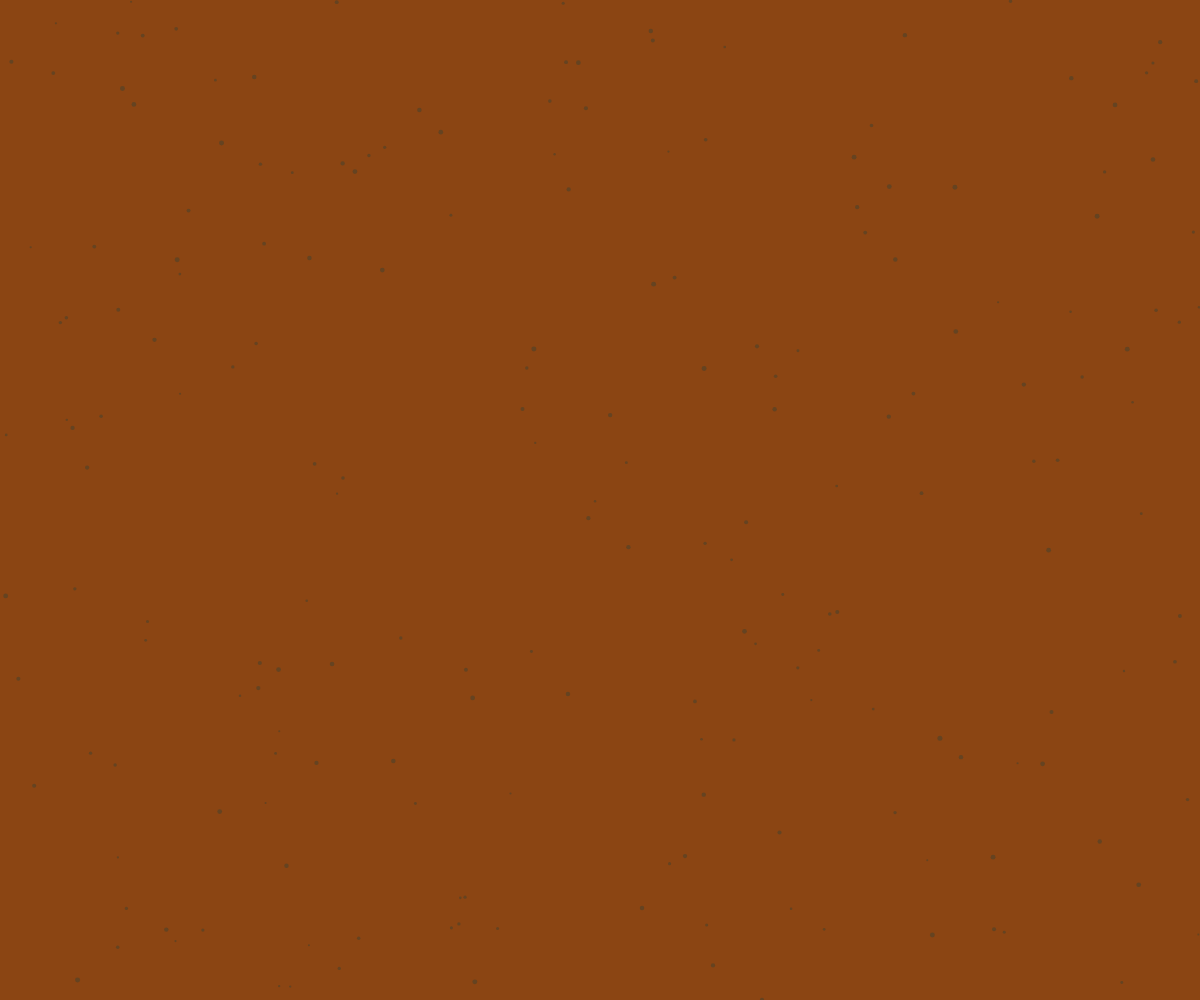
Frame 1 (no input)
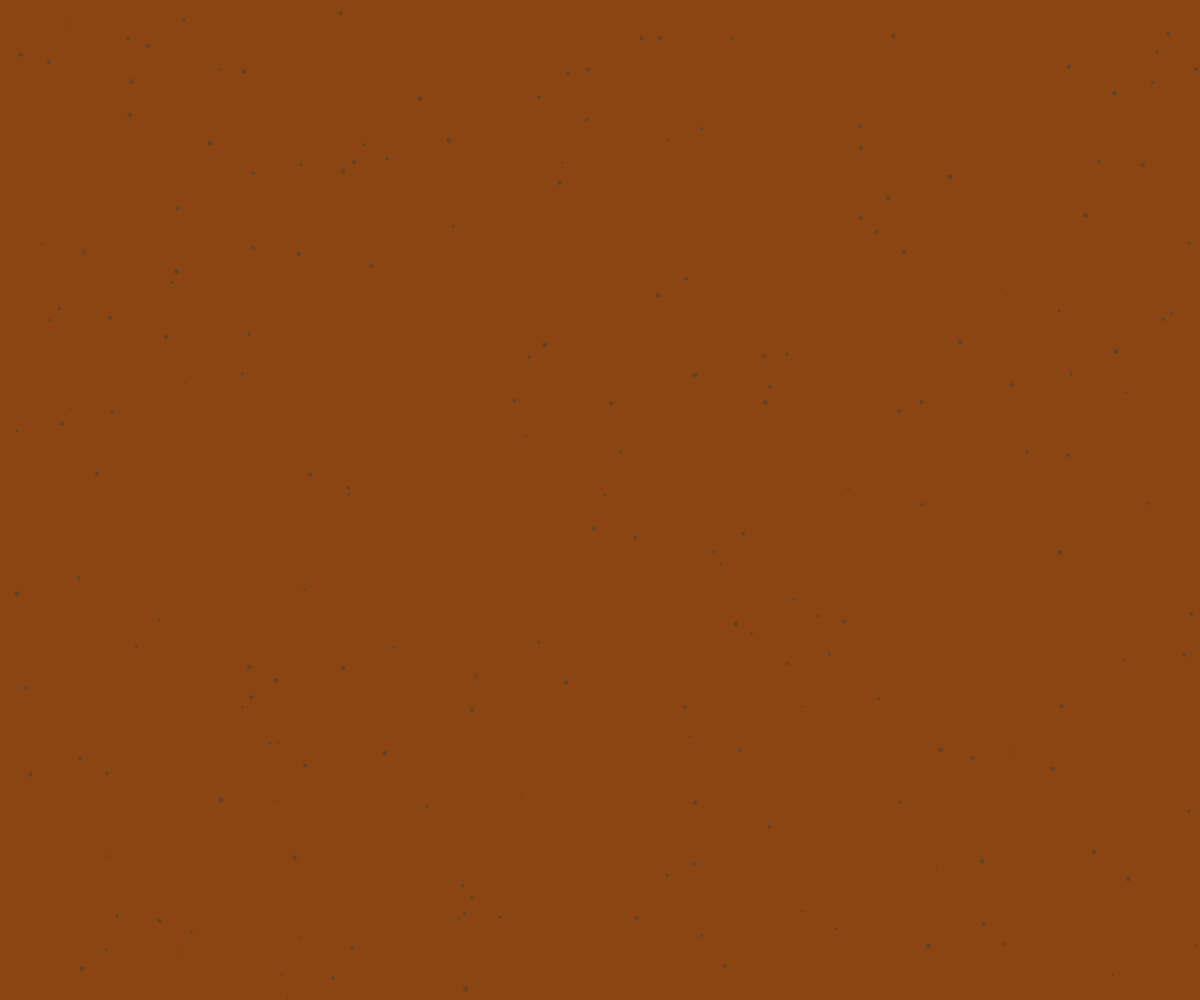
Frame 60 (no input)
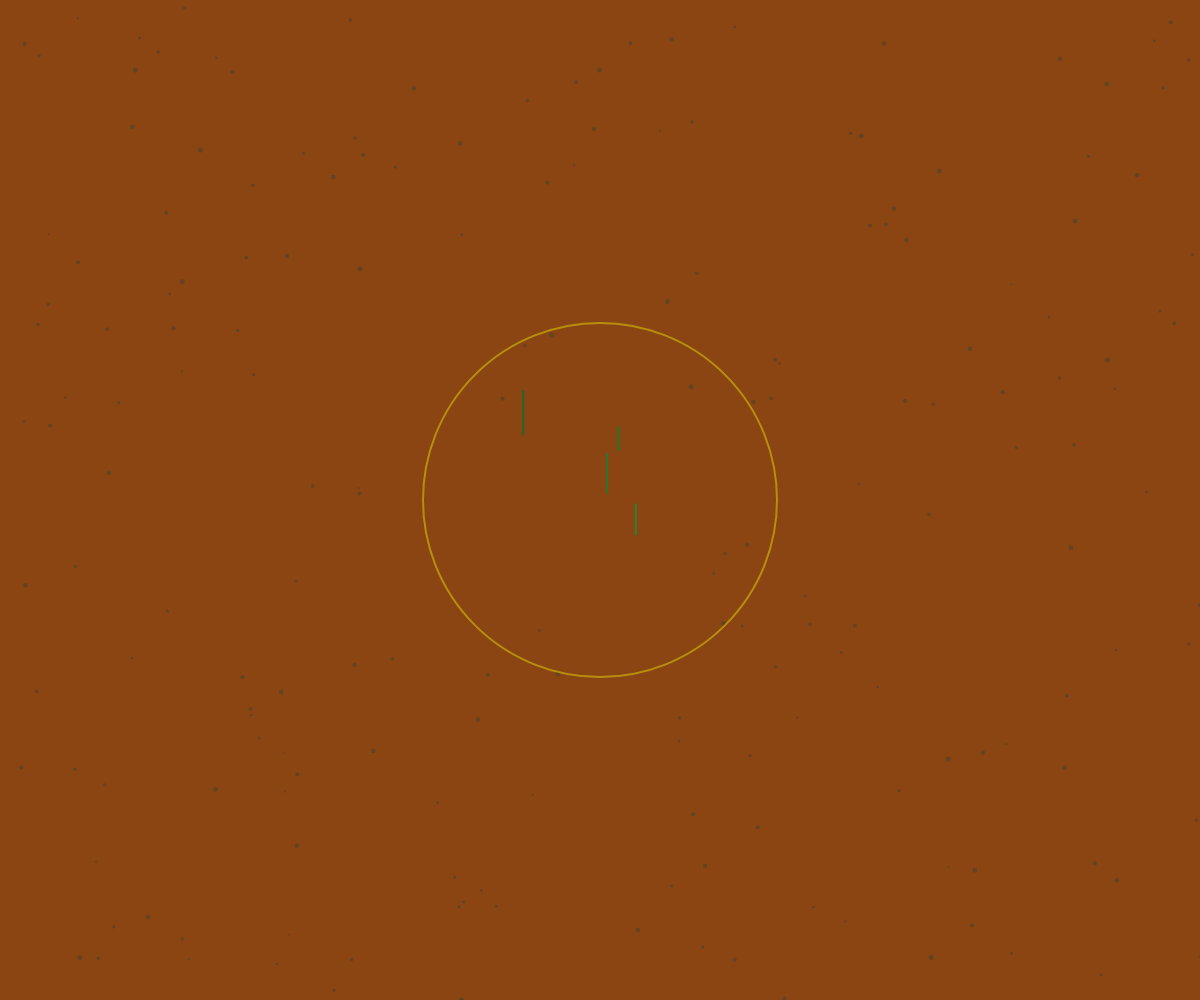
Frame 120 (the mouse pressed at the canvas centre since frame 60)

The p5.js sketch that drew these frames (run headless with seeded random() and noise() and a simulated clock; from frame 60 on, the mouse is pressed at the canvas centre):

// p5.js sketch
// ── sketch.js
let seeds = [];
let soilColor;
let greenSprouts = [];
let furrow = [];
let pulse = { x: 0, y: 0, radius: 0, active: false };
let time = 0;

function setup() {
  createCanvas(windowWidth, windowHeight);
  colorMode(RGB);

  // Create rich earth tones
  soilColor = color(139, 69, 19); // Brown

  // Generate initial seeds
  for (let i = 0; i < 200; i++) {
    seeds.push({
      x: random(width),
      y: random(height),
      size: random(2, 5),
      dormant: true,
      sprout: null,
      pulse: false,
      pulseRadius: 0
    });
  }
}

function draw() {
  background(soilColor);

  // Animate the field gently
  time += 0.01;
  for (let i = 0; i < seeds.length; i++) {
    let s = seeds[i];
    if (s.dormant) {
      // Slight movement to simulate wind or soil settling
      s.x += sin(time + i) * 0.2;
      s.y += cos(time + i) * 0.2;
    }
  }

  // Draw furrow if exists
  if (furrow.length > 1) {
    stroke(34, 139, 34); // Dark green for furrow
    strokeWeight(3);
    noFill();
    beginShape();
    for (let i = 0; i < furrow.length; i++) {
      vertex(furrow[i].x, furrow[i].y);
    }
    endShape();
  }

  // Draw seeds
  noStroke();
  fill(101, 67, 33); // Darker brown for seeds
  for (let i = 0; i < seeds.length; i++) {
    let s = seeds[i];
    if (s.dormant) {
      ellipse(s.x, s.y, s.size);
    }
  }

  // Draw sprouts that are growing
  for (let i = 0; i < greenSprouts.length; i++) {
    let g = greenSprouts[i];
    g.grow();
    if (g.isFinished()) {
      greenSprouts.splice(i, 1);
      i--;
    }
  }

  // Draw sprouts
  for (let i = 0; i < greenSprouts.length; i++) {
    greenSprouts[i].draw();
  }

  // Draw pulse if active
  if (pulse.active) {
    stroke(255, 255, 0, 100);
    noFill();
    ellipse(pulse.x, pulse.y, pulse.radius * 2);
    pulse.radius += 3;
    if (pulse.radius > 300) {
      pulse.active = false;
    }
  }

  // Update seeds with pulse
  for (let i = 0; i < seeds.length; i++) {
    let s = seeds[i];
    if (s.pulse && s.dormant) {
      s.pulseRadius += 2;
      if (s.pulseRadius > 30) {
        s.dormant = false;
        greenSprouts.push(new Sprout(s.x, s.y));
        s.pulse = false;
        s.pulseRadius = 0;
      }
    }
  }

  // Draw pulse effect on seeds
  for (let i = 0; i < seeds.length; i++) {
    let s = seeds[i];
    if (s.pulse && !s.dormant) {
      noStroke();
      fill(255, 255, 0, 100);
      ellipse(s.x, s.y, s.pulseRadius);
    }
  }
}

function mousePressed() {
  furrow = [];
  pulse.active = true;
  pulse.x = width / 2;
  pulse.y = height / 2;
  pulse.radius = 0;

  // Check if any seeds are under the click and start pulse
  for (let i = 0; i < seeds.length; i++) {
    let s = seeds[i];
    let d = dist(width / 2, height / 2, s.x, s.y);
    if (d < 100 && s.dormant) {
      s.pulse = true;
    }
  }
}

function mouseDragged() {
  // Add to furrow path
  furrow.push({x: mouseX, y: mouseY});

  // Check if any seeds are under the cursor and make them sprout
  for (let i = 0; i < seeds.length; i++) {
    let s = seeds[i];
    let d = dist(mouseX, mouseY, s.x, s.y);
    if (d < s.size + 10 && s.dormant) {
      s.dormant = false;
      greenSprouts.push(new Sprout(s.x, s.y));
    }
  }
}

class Sprout {
  constructor(x, y) {
    this.x = x;
    this.y = y;
    this.height = 0;
    this.growthRate = random(0.5, 1.5);
    this.maxHeight = random(30, 60);
    this.color = color(random(30, 50), random(100, 150), random(30, 50));
  }

  grow() {
    this.height += this.growthRate;
  }

  isFinished() {
    return this.height >= this.maxHeight;
  }

  draw() {
    stroke(this.color);
    strokeWeight(2);
    line(this.x, this.y, this.x, this.y - this.height);
  }
}
